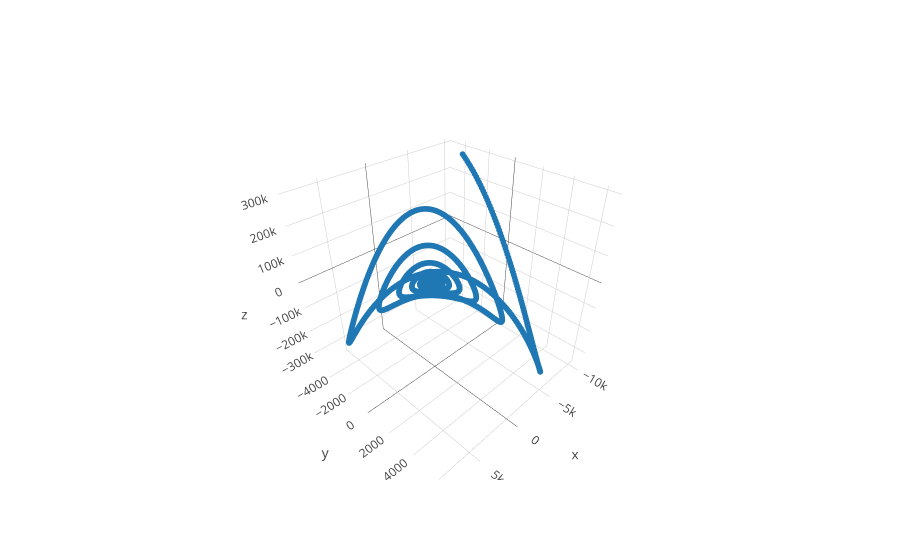

Notebook code for this chart:
### Code cell
x, y, z = roessler(0.1, 0.1, 0.1)

layout = go.Layout(
    xaxis=dict(title='x'),
    yaxis=dict(title='y'),
    showlegend=False,
)

figure = go.Figure([
    go.Scatter3d(x=x, y=y, z=z, marker=dict(size=2)),
], layout)

py.iplot(figure)

### Figure 1 — Plotly figure (JSON) as saved in the notebook; plotly's stock layout.template omitted (floating-point values rounded to 4 significant figures; data arrays with more than 128 entries replaced by an {"elided": "..."} marker saying what was removed)
{"data": [{"marker": {"size": 2}, "type": "scatter3d", "uid": "dc2d4da0-b3dd-4022-be0a-03b774475de6", "x": {"elided": "10001 float values"}, "y": {"elided": "10001 float values"}, "z": {"elided": "10001 float values"}}], "layout": {"showlegend": false, "xaxis": {"title": "x"}, "yaxis": {"title": "y"}}}
